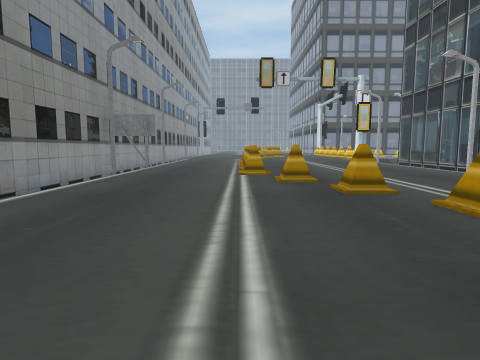
View 1 (above)

24 first-person views from a walk through a scene from a Unity 3-D project. The camera is 1.4 m above the floor, tilts 6° down and sees 75° across. The floor is counted in squares, 2 m on a side. Each view is taken from the middle of a square. On the plan, view 1 faces up. The plan holds only what a view shows up to about 10 squares ahead; the rest is blank. The place goes on beyond the plan.

View 2
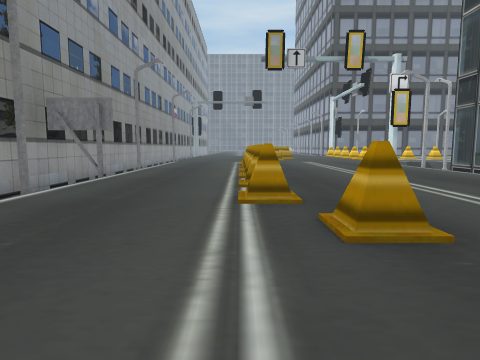

View 3
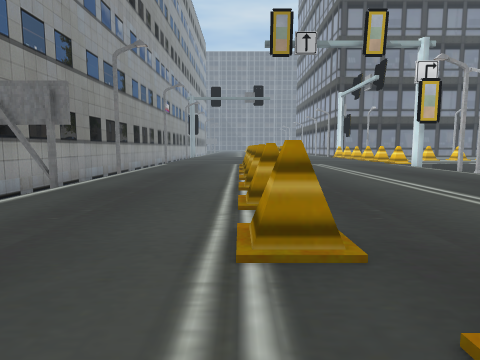

View 4
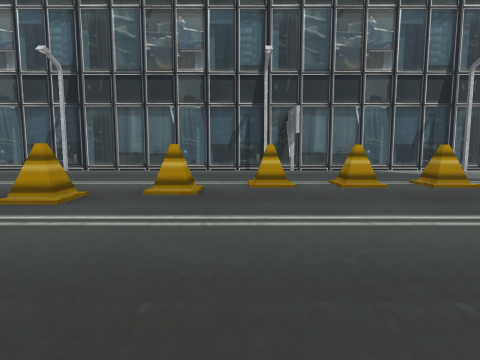

View 5
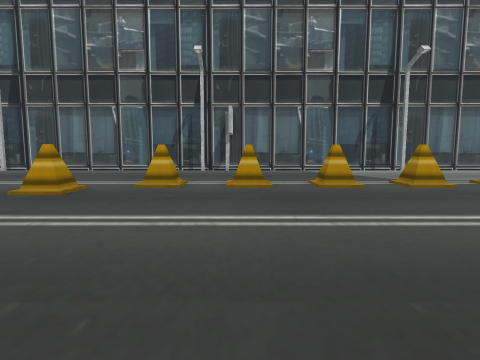

View 6
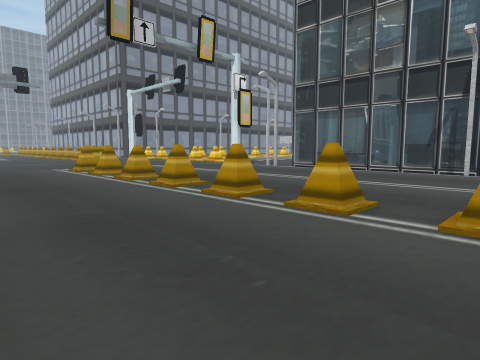

View 7
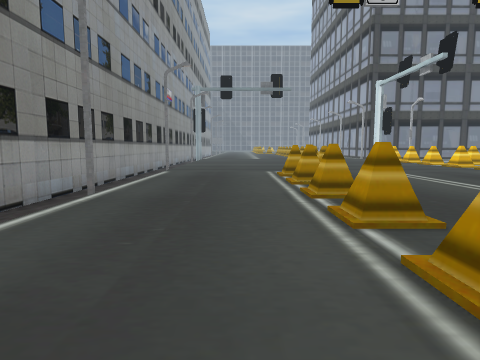

View 8
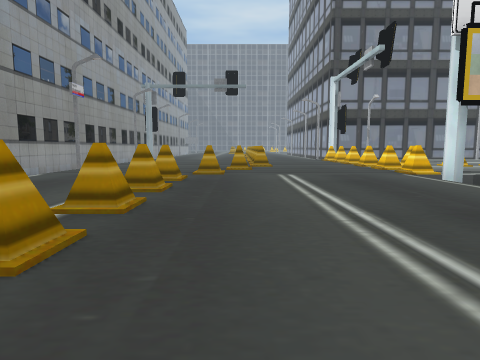

View 9
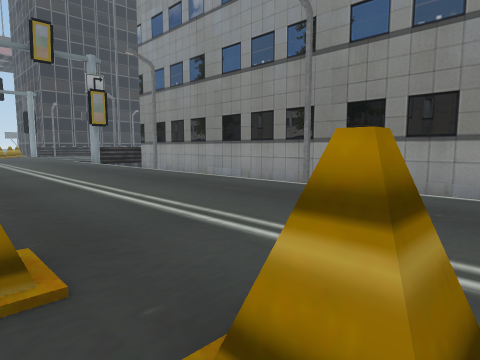

View 10
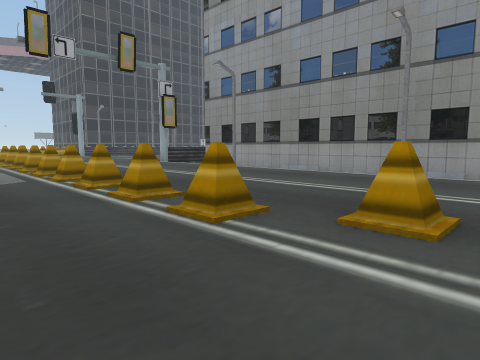

View 11
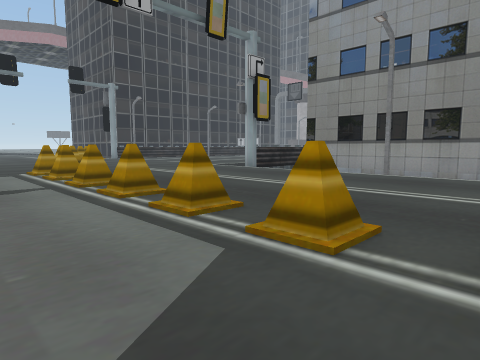

View 12
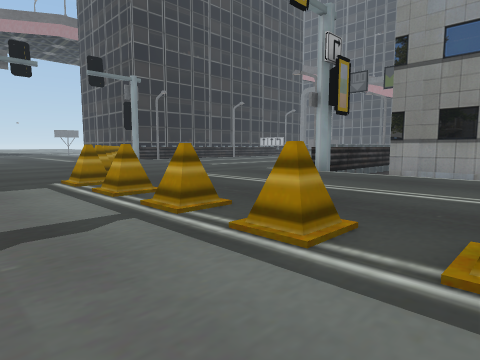

View 13
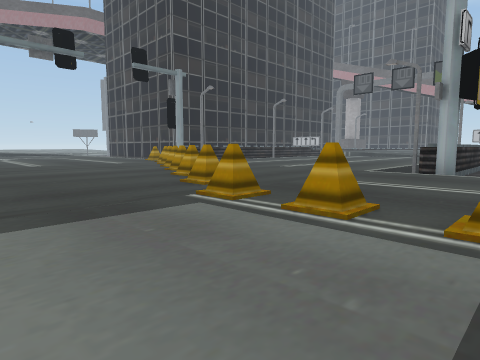

View 14
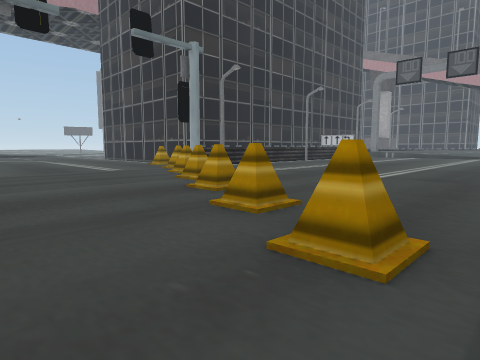

View 15
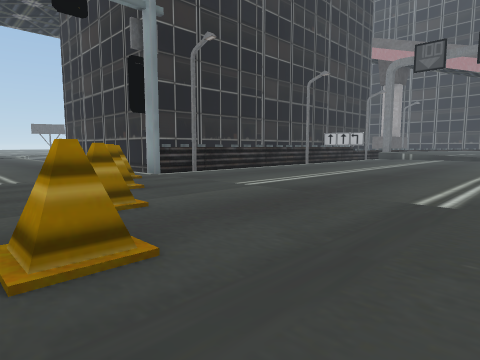

View 16
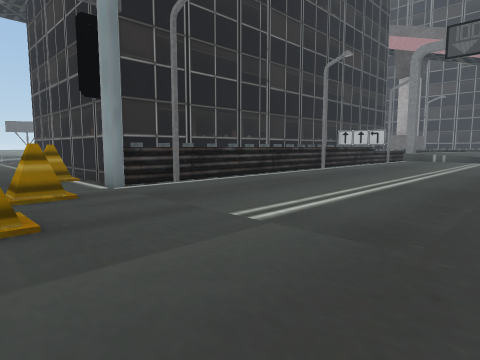

View 17
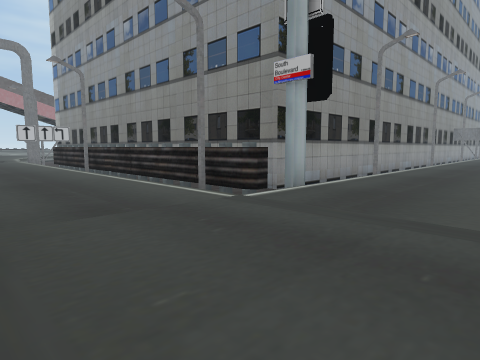

View 18
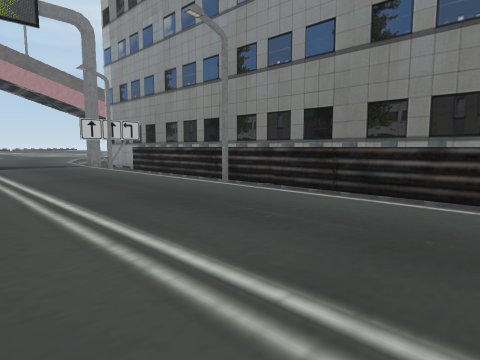

View 19
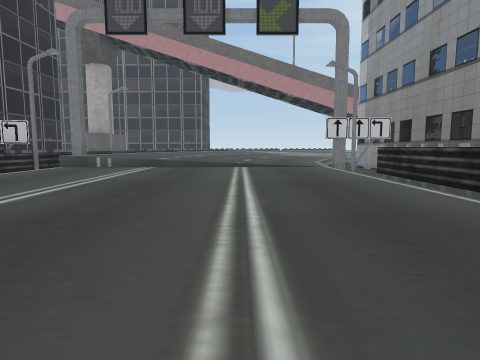

View 20
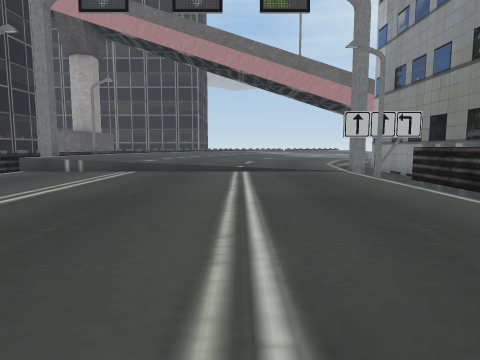

View 21
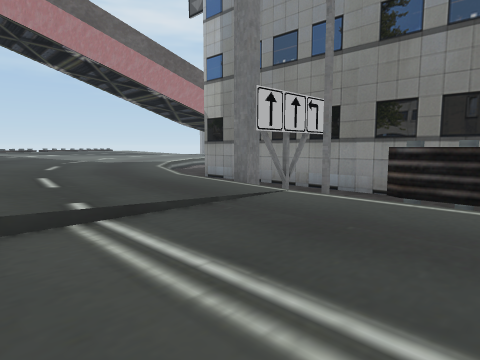

View 22
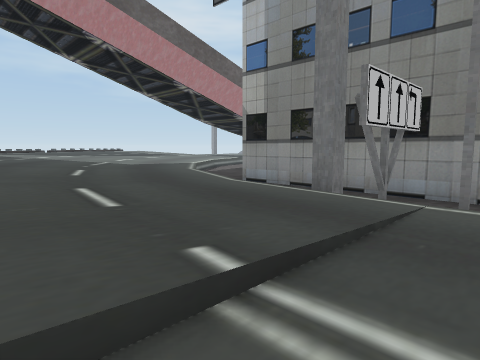

View 23
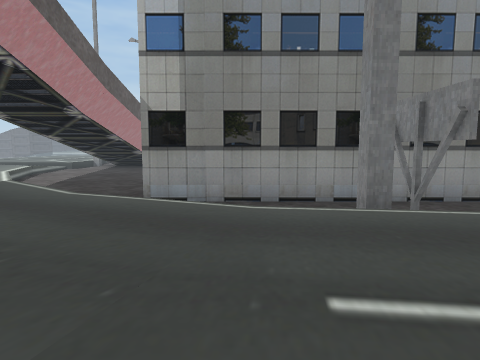

View 24
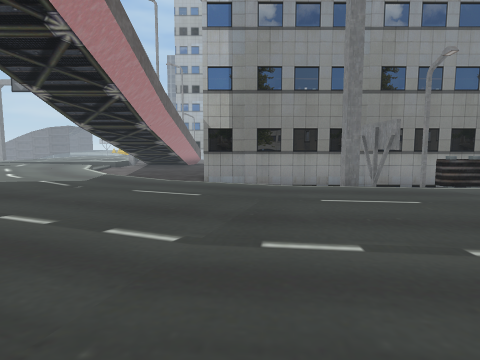

### Floor plan
Key: @ floor where view 1 was taken; # wall or solid block; . main floor; : floor 0.25 m higher than the main floor; + floor 0.5 m higher than the main floor; * floor 0.75 m higher than the main floor; - floor 0.75 m lower than the main floor; / step, stairs or slope; = window, fence, low wall or low ledge; v drop or lower ground.
Columns run from 27 left of view 1 to 7 right of it. Each row starts with its distance up from view 1.
 21                              #....#
 20                         ..........
 19                         ....#.....#
 18                         ...#......#
 17                         ..........
 16                        #..........#
 15                         ..........
 14                         ..........
 13                         ...#......
 12                        #..........
 11                        #..........
 10                        #...#......v
  9                         ..........
  8                         ...#......
  7                         ....#.....
  6                         ..........
  5                         .....#....
  4                         ..........
  3                        #..........v
  2                         ......#...v
  1                         ..........
  0                         ...@..:...
 -1                         ..........
 -2                       # ..........
 -3                       ##......#...v
 -4 ---                   # ..........
 -5 ---                   # ..........
 -6 ---#########          # ......#...
 -7 .=  --------- --------- ..........
 -8 ..=/    --##############......:...
 -9 :....--##v#=############..........
-10 ::::..............................
-11 ::::::::./...................#...
-12 +::::::::/.......................
-13 +++::::::/..................#....
-14  +++++++:/.................#.....
-15  ++++++++/.......................
-16   *++++ +/.................#.....
-17    ***  +/................#.....
-18     *   **..... ................
-19         *v...    ........#.....
-20         ###       vvvv##.......
-21                     #####.....
-22                          ...
-23                          ..
-24                          ..

Where each view was taken, in squares from view 1:
view 1: 0 up, 0 right, facing up
view 2: 4 up, 0 right, facing up
view 3: 6 up, 0 right, facing up
view 4: 4 up, 3 left, facing right
view 5: 2 up, 3 left, facing right
view 6: 8 up, 3 left, facing up-right
view 7: 10 up, 1 left, facing up
view 8: 11 up, 2 right, facing up
view 9: 7 up, 2 right, facing down-left
view 10: 6 up, 5 right, facing down-left
view 11: 0 up, 5 right, facing down-left
view 12: 3 down, 5 right, facing down-left
view 13: 6 down, 6 right, facing down-left
view 14: 10 down, 4 right, facing down-left
view 15: 12 down, 1 right, facing down-left
view 16: 14 down, 1 left, facing down-left
view 17: 13 down, 0 right, facing up-left
view 18: 14 down, 6 left, facing up-left
view 19: 13 down, 7 left, facing left
view 20: 13 down, 9 left, facing left
view 21: 14 down, 15 left, facing up-left
view 22: 14 down, 17 left, facing up-left
view 23: 14 down, 22 left, facing up
view 24: 18 down, 23 left, facing up
